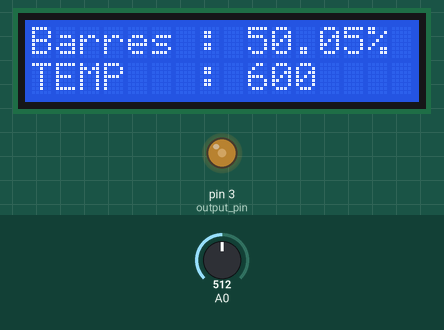
A sketch run on a simulated Arduino Uno, built with avr-gcc and run on an emulated ATmega328P. Parts: 16×2 character LCD, output pins drawn as LEDs (lit = HIGH). Inputs (shaded band) come from the test bench; at power-on: A0 = 512.

Above: at 1.2 s.
1.3 s: A0 set to 667
At 2.6 s:
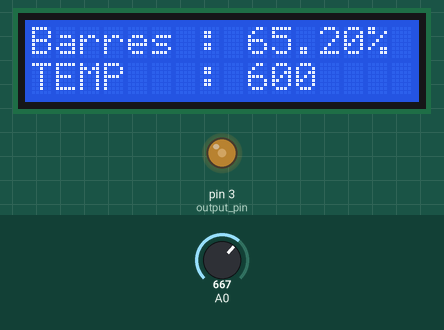
2.9 s: A0 set to 699
At 3.21 s:
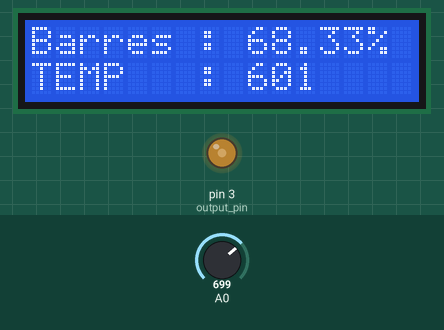
4.6 s: A0 set to 716
At 41.84 s:
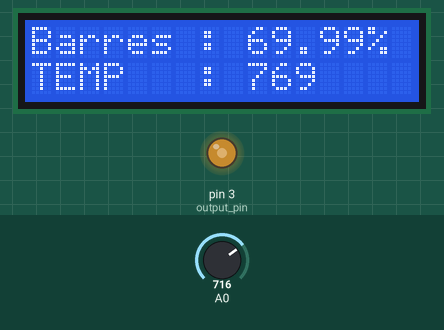
Timing chart, 0 to 43.4 s (numbered marks = the images above; inputs shaded):
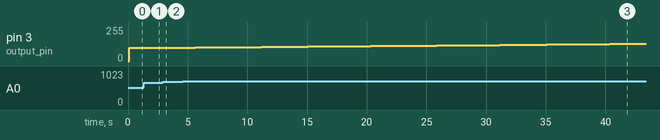

Measured:
- after the input at 1.3 s, the display: changes after 0.20 s (image 1)
- after the input at 2.9 s, pin 3 (output_pin): 99/255 → 100/255 after 0.20 s, → 101/255 1.4 s later; the display: changes after 0.20 s (image 2)

The sketch:

sketch_sep25b.ino
```cpp
#include <Wire.h>
#include <LCD.h>
#include <LiquidCrystal_I2C.h>
#include <PWM.h>

#define I2C_ADDR    0x3F // <<----- Add your address here.  Find it from I2C Scanner
#define BACKLIGHT_PIN     3
#define En_pin  2
#define Rw_pin  1
#define Rs_pin  0
#define D4_pin  4
#define D5_pin  5
#define D6_pin  6
#define D7_pin  7

int n = 1;
int valpot = 0;

int valpot_min = 0;
int valpot_max = 1023;

int temp_min = 20;
int temp_max = 1500;

int temp = 600;

int output_pin = 3;

LiquidCrystal_I2C	lcd(I2C_ADDR,En_pin,Rw_pin,Rs_pin,D4_pin,D5_pin,D6_pin,D7_pin);

const int frequency_pwm_output = 20000000;

void setup()
{
  pinMode(output_pin, OUTPUT);
  bool success = SetPinFrequencySafe(output_pin, frequency_pwm_output);
  lcd.begin (16,2); //  <<----- My LCD was 16x2


// Switch on the backlight
lcd.setBacklightPin(BACKLIGHT_PIN,POSITIVE);
lcd.setBacklight(HIGH);
lcd.home (); // go home

 lcd.print("Barres :    ");
  lcd.setCursor(0,1);
 lcd.print("TEMP   :");
}

void loop()
{
 valpot = analogRead(A0);
 if (temp >= temp_min && temp <= temp_max){
    if (valpot < valpot_max / 3) {
     temp -= 6 - valpot/68;
     if (temp < temp_min) {
   temp = temp_min;
   }
    }
    else if (valpot >= valpot_max / 3 && valpot < 2*valpot_max/3) {
    }
    else if (valpot >= 2*valpot_max / 3) {
      temp += 1 + (valpot-2*valpot_max/3)/68;
      if (temp > temp_max) {
   temp = temp_max;
   }
    }
   }


 // Backlight on/off every 3 seconds
 lcd.setCursor(9,0);        // go to start of 2nd line
 lcd.print("       ");
 lcd.setCursor(9,0);
 lcd.print(valpot*100./valpot_max);
 lcd.setCursor(14,0);
 lcd.print("%  ");

 lcd.setCursor(9,1);        // go to start of 2nd line
 lcd.print("         ");
 lcd.setCursor(9,1);
 lcd.print(temp);

 analogWrite(output_pin,255.*(temp-temp_min)/(temp_max-temp_min));
 //lcd.print(n++,DEC);
 delay(200);
}


/*int minValue = 0;
int maxValue = 1023;

int valPot = 0;

void setup() {

  Serial.begin(9600);

}
void loop() {

  valPot=analogRead(A0); //lit la tension, la convertit en valeur numérique et la stocke dans valeurPot

  Serial.println(valPot);

}*/
```
